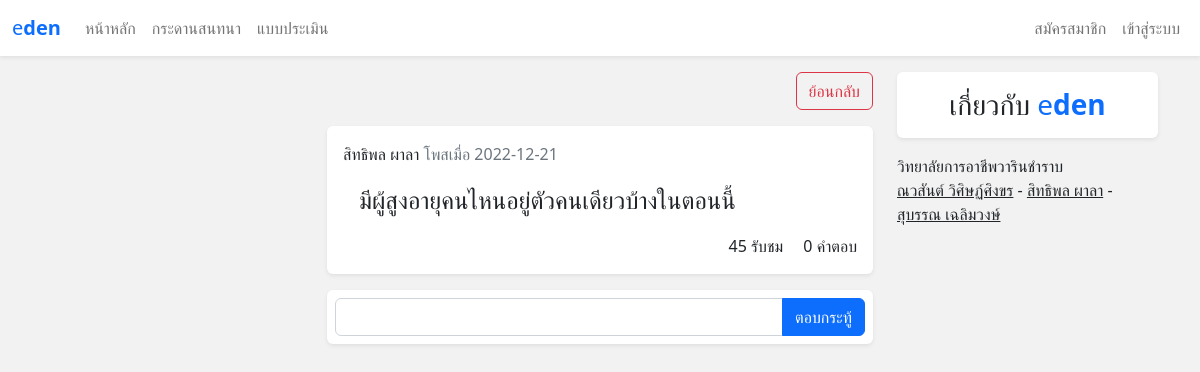
/webboard?web_id=17, run on the app's committed database.
### tables this page shows
CREATE TABLE `member` (
  `mem_id` int(5) NOT NULL,
  `mem_name` varchar(200) NOT NULL,
  `mem_address` varchar(200) NOT NULL,
  `mem_date` date NOT NULL,
  `mem_email` varchar(100) NOT NULL,
  `mem_tel` varchar(20) NOT NULL,
  `mem_username` varchar(50) NOT NULL,
  `mem_password` varchar(50) NOT NULL,
  `mem_view` int(5) NOT NULL,
  `mem_status` varchar(10) NOT NULL,
  `mem_regis_date` date NOT NULL
);

CREATE TABLE `webboard` (
  `web_id` int(5) NOT NULL,
  `web_name` varchar(200) NOT NULL,
  `web_date` date NOT NULL,
  `mem_id` int(5) NOT NULL,
  `web_view` int(10) NOT NULL
);

### modules/getParams.php (called while the page is built, shortened)
<?php
function fetch($result){
    return mysqli_fetch_assoc($result);
}

### com/web-detail/ShowWebDetail.php (the view, shortened to what this page needs)
<?php
$db->query("UPDATE webboard SET `web_view`=`web_view`+1 WHERE web_id = " . $_GET['web_id']);
$allWeb=$db->query("SELECT * FROM webboard WHERE web_id = " . $_GET['web_id']);
$web=fetch($allWeb);
$usr_web=fetch($db->query("SELECT * FROM member WHERE mem_id = " . $web['mem_id']));
?>
    <div class="text-end mt-3">
        <a href="./webboard" class="btn btn-outline-danger">ย้อนกลับ</a>
    </div>
    <div class="bg-white rounded shadow-sm p-3 my-3">
        <div>
            <span><?php echo $usr_web['mem_name'] ?? "ไม่พบผู้ใช้งาน"; ?></span>
            <span class="text-secondary"> โพสเมื่อ <?php echo $web['web_date']; ?></span>
        </div>
        <div class="p-3 fs-4 text-break">
            <?php echo $web['web_name']; ?>
        </div>
        <div class="text-end">
            <span class="mx-3"><?php echo $web['web_view']; ?> รับชม</span>
            <span><?php echo $db->query("SELECT * FROM webboard_detail WHERE web_id = " . $web['web_id'])->num_rows ?? 0; ?> คำตอบ</span>
        </div>
    </div>
<?php
require('./com/web-detail/CreateWebDetail.php');
FrameEnd(); ?>

### data on the page
member: mem_name "สิทธิพล ผาลา"
webboard: web_date "2022-12-21", web_name "มีผู้สูงอายุคนไหนอยู่ตัวคนเดียวบ้างในตอนนี้", web_view "45"
